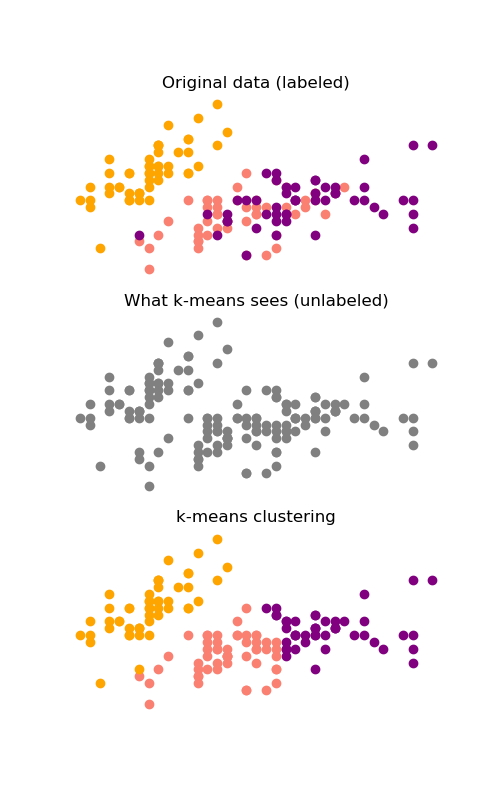

The Python source for this figure:
from sklearn.datasets import load_iris
import matplotlib.pyplot as plt

from kmeans import KMeans

iris = load_iris()
X = iris['data'][:, :2]
y = iris['target']

kmeans = KMeans(3)
kmeans.fit(X)
clusters = kmeans.predict(X)

colors = ['orange', 'salmon', 'purple']
f, (ax1, ax2, ax3) = plt.subplots(3, 1, figsize=(5, 8))
for i in range(X.shape[0]):
    ax1.plot(X[i, 0], X[i, 1], marker='o', color=colors[y[i]])
    ax2.plot(X[i, 0], X[i, 1], marker='o', color='grey')
    ax3.plot(X[i, 0], X[i, 1], marker='o', color=colors[clusters[i]])
ax1.set_title('Original data (labeled)')
ax1.set_axis_off()
ax2.set_title('What k-means sees (unlabeled)')
ax2.set_axis_off()
ax3.set_title('k-means clustering')
ax3.set_axis_off()
plt.show()
